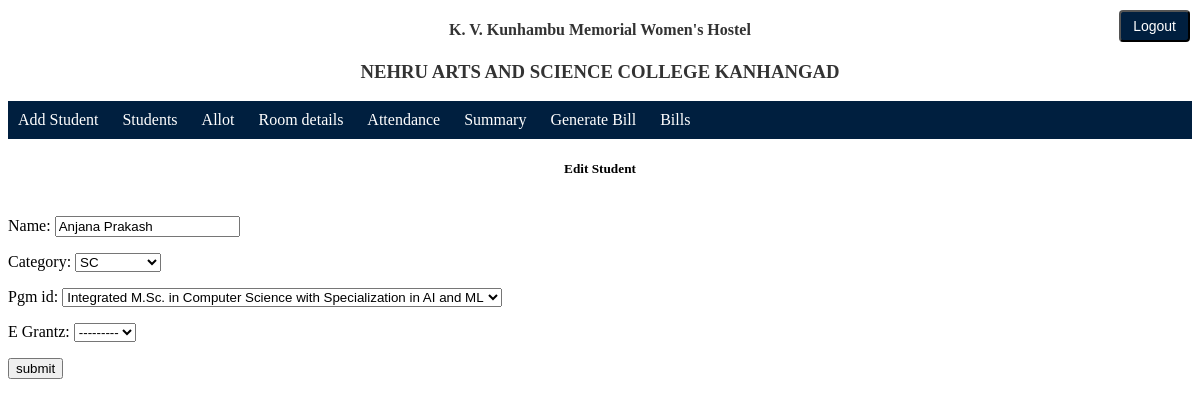
The page /edit_student/5/ (signed in) on the database its author committed.
### hostel/models.py (models this page shows, shortened)
class Student(models.Model):
    name = models.CharField(max_length=50, unique=True)
    obc = 'OBC'
    oec = 'OEC'
    gen = 'GENERAL'
    sc = 'SC'
    st = 'ST'
    category_choices = [(obc,'OBC'),(oec,'OEC'),(gen,"GENERAL"),(sc,'SC'),(st,'ST')]
    category = models.CharField(max_length=20,choices=category_choices)
    pgm_id = models.ForeignKey(Programme,on_delete=models.CASCADE)
    yes = 'YES'
    no = 'NO'
    egrantz_choice = [(yes,'Yes'),(no,'No')]  #Change is needed No to NO
    E_Grantz = models.CharField(max_length = 10,choices=egrantz_choice)

### hostel/views.py (the view)
# urls.py: path('edit_student/<int:student_id>/',views.edit_student,name='edit_student'),
@login_required()
def edit_student(request,student_id):
    student = Student.objects.get(id=student_id)
    form = StudentForm(instance=student)
    if request.method == "POST":
        form = StudentForm(request.POST,instance=student)
        if form.is_valid():
            form.save()
            return redirect('view_student')
    return render(request,'hostel/edit.html',{'form':form})

### hostel/forms.py
class StudentForm(forms.ModelForm):
    class Meta:
        model = Student
        fields = '__all__'

### hostel/models.py (called while the page is built)
    def __str__(self):
        return self.pgm_name

### hostel/templates/hostel/edit.html (shortened to what this page needs)
{% extends 'base.html' %}
{% block content %}
<h5>Edit Student</h5>
<div class="student">
    <form method="post">
        {{ form.as_p }}
        <div class="submit-input">
            <input type="submit" value="submit">
        </div>
    </form>
</div>
{% endblock %}

### hostel/templates/hostel/edit.html (style rules this page uses)
.student { display: flex; justify-content: left; height: 170px; }
.student form { width: 70%; }
h5 { color: black; text-align: center; }

### rows shown on the page
Student: name "Anjana Prakash", category "SC", pgm_id "Integrated M.Sc. in Computer Science with Specialization in AI and ML", E_Grantz "---------"
